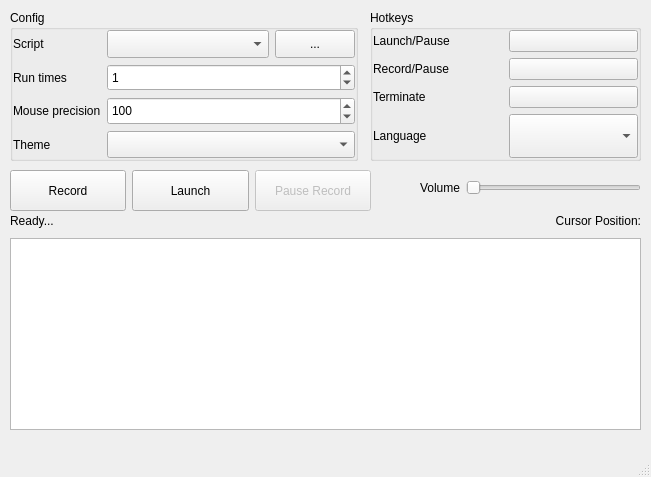
<?xml version="1.0" encoding="UTF-8"?>
<ui version="4.0">
 <class>UIView</class>
 <widget class="QMainWindow" name="UIView">
  <property name="geometry">
   <rect>
    <x>0</x>
    <y>0</y>
    <width>651</width>
    <height>477</height>
   </rect>
  </property>
  <property name="windowTitle">
   <string>ClawMouse v5.2.1</string>
  </property>
  <property name="windowIcon">
   <iconset resource="assets.qrc">
    <normaloff>:/pic/Mondrian.png</normaloff>:/pic/Mondrian.png</iconset>
  </property>
  <widget class="QWidget" name="centralwidget">
   <widget class="QGroupBox" name="groupBox">
    <property name="geometry">
     <rect>
      <x>370</x>
      <y>10</y>
      <width>271</width>
      <height>151</height>
     </rect>
    </property>
    <property name="title">
     <string>Hotkeys</string>
    </property>
    <layout class="QGridLayout" name="gridLayout_3">
     <property name="leftMargin">
      <number>0</number>
     </property>
     <property name="topMargin">
      <number>0</number>
     </property>
     <property name="rightMargin">
      <number>0</number>
     </property>
     <property name="bottomMargin">
      <number>0</number>
     </property>
     <item row="3" column="0">
      <widget class="QLabel" name="label_language">
       <property name="text">
        <string>Language</string>
       </property>
      </widget>
     </item>
     <item row="2" column="0">
      <widget class="QLabel" name="label_stop">
       <property name="text">
        <string>Terminate</string>
       </property>
      </widget>
     </item>
     <item row="3" column="1">
      <widget class="QComboBox" name="choice_language">
       <property name="sizePolicy">
        <sizepolicy hsizetype="Minimum" vsizetype="Minimum">
         <horstretch>0</horstretch>
         <verstretch>0</verstretch>
        </sizepolicy>
       </property>
      </widget>
     </item>
     <item row="0" column="0">
      <widget class="QLabel" name="label_start_key">
       <property name="text">
        <string>Launch/Pause</string>
       </property>
      </widget>
     </item>
     <item row="1" column="0">
      <widget class="QLabel" name="label_record">
       <property name="text">
        <string>Record/Pause</string>
       </property>
      </widget>
     </item>
     <item row="0" column="1">
      <widget class="QPushButton" name="hotkey_start">
       <property name="text">
        <string/>
       </property>
      </widget>
     </item>
     <item row="1" column="1">
      <widget class="QPushButton" name="hotkey_record">
       <property name="text">
        <string/>
       </property>
      </widget>
     </item>
     <item row="2" column="1">
      <widget class="QPushButton" name="hotkey_stop">
       <property name="text">
        <string/>
       </property>
      </widget>
     </item>
    </layout>
   </widget>
   <widget class="QWidget" name="horizontalLayoutWidget">
    <property name="geometry">
     <rect>
      <x>10</x>
      <y>170</y>
      <width>361</width>
      <height>41</height>
     </rect>
    </property>
    <layout class="QHBoxLayout" name="horizontalLayout">
     <property name="sizeConstraint">
      <enum>QLayout::SetDefaultConstraint</enum>
     </property>
     <item>
      <widget class="QPushButton" name="btrecord">
       <property name="sizePolicy">
        <sizepolicy hsizetype="Minimum" vsizetype="Minimum">
         <horstretch>0</horstretch>
         <verstretch>0</verstretch>
        </sizepolicy>
       </property>
       <property name="text">
        <string>Record</string>
       </property>
      </widget>
     </item>
     <item>
      <widget class="QPushButton" name="btrun">
       <property name="sizePolicy">
        <sizepolicy hsizetype="Minimum" vsizetype="Minimum">
         <horstretch>0</horstretch>
         <verstretch>0</verstretch>
        </sizepolicy>
       </property>
       <property name="text">
        <string>Launch</string>
       </property>
      </widget>
     </item>
     <item>
      <widget class="QPushButton" name="btpauserecord">
       <property name="enabled">
        <bool>false</bool>
       </property>
       <property name="sizePolicy">
        <sizepolicy hsizetype="Minimum" vsizetype="Minimum">
         <horstretch>0</horstretch>
         <verstretch>0</verstretch>
        </sizepolicy>
       </property>
       <property name="text">
        <string>Pause Record</string>
       </property>
      </widget>
     </item>
    </layout>
   </widget>
   <widget class="QWidget" name="verticalLayoutWidget">
    <property name="geometry">
     <rect>
      <x>10</x>
      <y>210</y>
      <width>631</width>
      <height>220</height>
     </rect>
    </property>
    <layout class="QVBoxLayout" name="verticalLayout">
     <item>
      <layout class="QHBoxLayout" name="horizontalLayout_2">
       <item>
        <widget class="QLabel" name="tnumrd">
         <property name="text">
          <string>Ready...</string>
         </property>
        </widget>
       </item>
       <item>
        <widget class="QLabel" name="label_cursor_pos">
         <property name="layoutDirection">
          <enum>Qt::RightToLeft</enum>
         </property>
         <property name="text">
          <string>Cursor Position:</string>
         </property>
         <property name="alignment">
          <set>Qt::AlignRight|Qt::AlignTrailing|Qt::AlignVCenter</set>
         </property>
        </widget>
       </item>
      </layout>
     </item>
     <item>
      <widget class="QTextEdit" name="textlog">
       <property name="enabled">
        <bool>true</bool>
       </property>
       <property name="sizePolicy">
        <sizepolicy hsizetype="Minimum" vsizetype="Minimum">
         <horstretch>0</horstretch>
         <verstretch>0</verstretch>
        </sizepolicy>
       </property>
       <property name="readOnly">
        <bool>true</bool>
       </property>
      </widget>
     </item>
    </layout>
   </widget>
   <widget class="QWidget" name="formLayoutWidget_3">
    <property name="geometry">
     <rect>
      <x>420</x>
      <y>180</y>
      <width>221</width>
      <height>31</height>
     </rect>
    </property>
    <layout class="QFormLayout" name="formLayout_3">
     <item row="0" column="0">
      <widget class="QLabel" name="label_volume">
       <property name="text">
        <string>Volume</string>
       </property>
      </widget>
     </item>
     <item row="0" column="1">
      <widget class="QSlider" name="volumeSlider">
       <property name="orientation">
        <enum>Qt::Horizontal</enum>
       </property>
      </widget>
     </item>
    </layout>
   </widget>
   <widget class="QGroupBox" name="groupBox_2">
    <property name="geometry">
     <rect>
      <x>10</x>
      <y>10</y>
      <width>348</width>
      <height>151</height>
     </rect>
    </property>
    <property name="title">
     <string>Config</string>
    </property>
    <layout class="QGridLayout" name="gridLayout_4">
     <property name="leftMargin">
      <number>0</number>
     </property>
     <property name="topMargin">
      <number>0</number>
     </property>
     <property name="rightMargin">
      <number>0</number>
     </property>
     <property name="bottomMargin">
      <number>0</number>
     </property>
     <item row="3" column="1">
      <widget class="QComboBox" name="choice_theme">
       <property name="sizePolicy">
        <sizepolicy hsizetype="Minimum" vsizetype="Minimum">
         <horstretch>0</horstretch>
         <verstretch>0</verstretch>
        </sizepolicy>
       </property>
      </widget>
     </item>
     <item row="2" column="0">
      <widget class="QLabel" name="label_execute_interval">
       <property name="text">
        <string>Mouse precision</string>
       </property>
      </widget>
     </item>
     <item row="3" column="0">
      <widget class="QLabel" name="label_theme">
       <property name="text">
        <string>Theme</string>
       </property>
      </widget>
     </item>
     <item row="2" column="1">
      <widget class="QSpinBox" name="mouse_move_interval_ms">
       <property name="sizePolicy">
        <sizepolicy hsizetype="Minimum" vsizetype="Minimum">
         <horstretch>0</horstretch>
         <verstretch>0</verstretch>
        </sizepolicy>
       </property>
       <property name="minimum">
        <number>1</number>
       </property>
       <property name="maximum">
        <number>1000</number>
       </property>
       <property name="value">
        <number>100</number>
       </property>
      </widget>
     </item>
     <item row="0" column="1">
      <layout class="QGridLayout" name="gridLayout" columnstretch="3,1">
       <property name="sizeConstraint">
        <enum>QLayout::SetDefaultConstraint</enum>
       </property>
       <item row="0" column="0">
        <widget class="QComboBox" name="choice_script">
         <property name="sizePolicy">
          <sizepolicy hsizetype="Minimum" vsizetype="Minimum">
           <horstretch>0</horstretch>
           <verstretch>0</verstretch>
          </sizepolicy>
         </property>
        </widget>
       </item>
       <item row="0" column="1">
        <widget class="QPushButton" name="bt_open_script_files">
         <property name="sizePolicy">
          <sizepolicy hsizetype="Minimum" vsizetype="Minimum">
           <horstretch>0</horstretch>
           <verstretch>0</verstretch>
          </sizepolicy>
         </property>
         <property name="text">
          <string>...</string>
         </property>
        </widget>
       </item>
      </layout>
     </item>
     <item row="0" column="0">
      <widget class="QLabel" name="label_script">
       <property name="text">
        <string>Script</string>
       </property>
      </widget>
     </item>
     <item row="1" column="0">
      <widget class="QLabel" name="label_run_times">
       <property name="text">
        <string>Run times</string>
       </property>
      </widget>
     </item>
     <item row="1" column="1">
      <widget class="QSpinBox" name="stimes">
       <property name="sizePolicy">
        <sizepolicy hsizetype="Minimum" vsizetype="Minimum">
         <horstretch>0</horstretch>
         <verstretch>0</verstretch>
        </sizepolicy>
       </property>
       <property name="maximum">
        <number>99999</number>
       </property>
       <property name="value">
        <number>1</number>
       </property>
      </widget>
     </item>
    </layout>
   </widget>
  </widget>
  <widget class="QMenuBar" name="menubar">
   <property name="geometry">
    <rect>
     <x>0</x>
     <y>0</y>
     <width>651</width>
     <height>24</height>
    </rect>
   </property>
  </widget>
  <widget class="QStatusBar" name="statusbar"/>
 </widget>
 <resources>
  <include location="assets.qrc"/>
 </resources>
 <connections/>
</ui>
